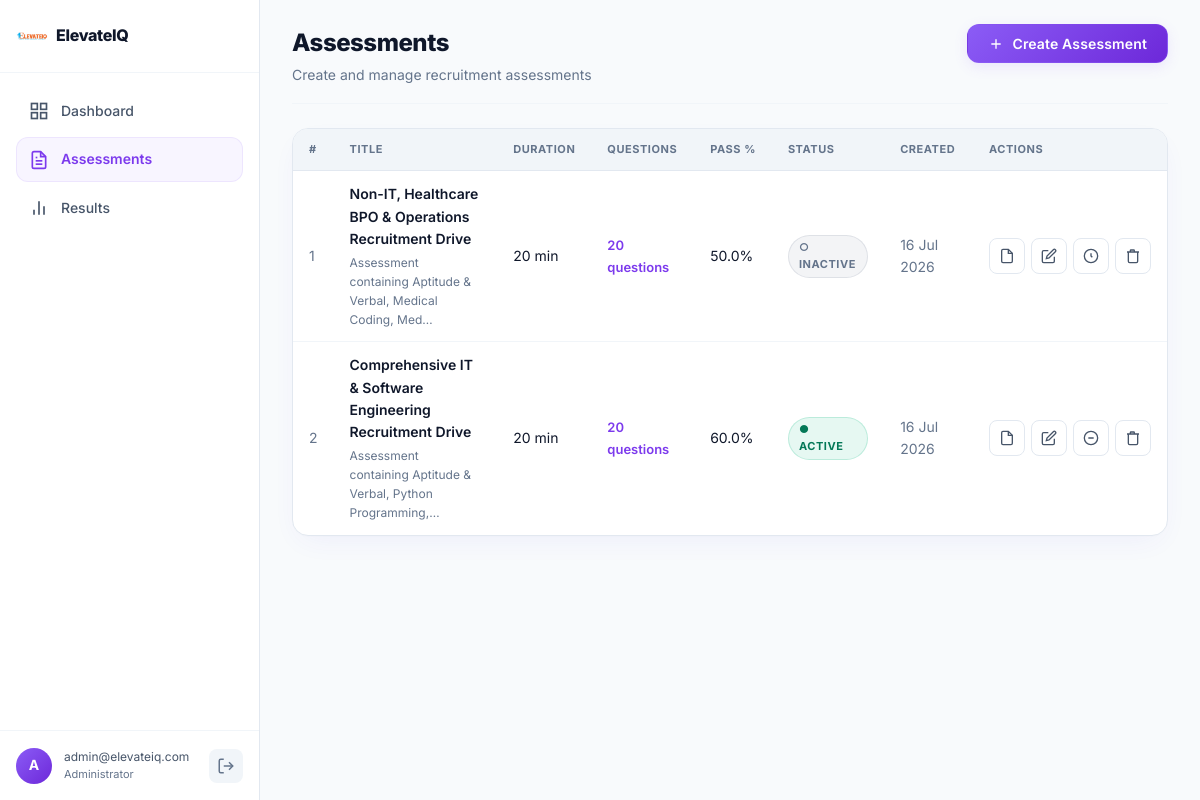
The app's page /admin/assessments (signed in) with its own data.
### models/models.py (models this page shows, shortened)
class Admin(db.Model, UserMixin):
    __tablename__ = 'admins'
    id = db.Column(db.Integer, primary_key=True)
    email = db.Column(db.String(255), unique=True, nullable=False, index=True)
    password_hash = db.Column(db.String(255), nullable=False)
    created_at = db.Column(db.DateTime, default=datetime.utcnow, nullable=False)

class Assessment(db.Model):
    __tablename__ = 'assessments'
    id = db.Column(db.Integer, primary_key=True)
    title = db.Column(db.String(255), nullable=False)
    description = db.Column(db.Text, nullable=True)
    duration = db.Column(db.Integer, nullable=False)          # minutes
    pass_percentage = db.Column(db.Float, nullable=False, default=60.0)
    status = db.Column(db.String(20), nullable=False, default='inactive')  # active | inactive
    created_at = db.Column(db.DateTime, default=datetime.utcnow, nullable=False)
    questions = db.relationship(
        'Question', backref='assessment', lazy='dynamic',
        cascade='all, delete-orphan', order_by='Question.id'
    )
    submissions = db.relationship(
        'Submission', backref='assessment', lazy='dynamic'
    )
    @property
    def question_count(self):
        return self.questions.count()
    def to_dict(self):
        return {
            'id': self.id,
            'title': self.title,
            'description': self.description,
            'duration': self.duration,
            'pass_percentage': self.pass_percentage,
            'status': self.status,
            'question_count': self.question_count,
            'created_at': self.created_at.isoformat(),
        }

### routes/admin.py (the view)
@admin_bp.route('/assessments')
@login_required
def assessments():
    all_assessments = Assessment.query.order_by(Assessment.created_at.desc()).all()
    return render_template('admin/assessments.html', assessments=all_assessments)

### templates/admin/assessments.html (shortened to what this page needs)
{% extends "base.html" %}
{% block body_class %}admin-page{% endblock %}
{% block body %}
<div class="admin-layout">
  <aside class="sidebar">
    <div class="sidebar-logo">
      <div class="logo-icon-sm">
        <img src="{{ url_for('static', filename='image.png') }}" alt="ElevateIQ Logo" />
      </div>
      <span class="sidebar-brand">ElevateIQ</span>
    </div>
    <nav class="sidebar-nav">
      <a href="{{ url_for('admin.dashboard') }}" class="nav-item"><svg width="20" height="20" viewBox="0 0 24 24" fill="none" stroke="currentColor" stroke-width="2"><rect x="3" y="3" width="7" height="7"/><rect x="14" y="3" width="7" height="7"/><rect x="14" y="14" width="7" height="7"/><rect x="3" y="14" width="7" height="7"/></svg>Dashboard</a>
      <a href="{{ url_for('admin.assessments') }}" class="nav-item active"><svg width="20" height="20" viewBox="0 0 24 24" fill="none" stroke="currentColor" stroke-width="2"><path d="M14 2H6a2 2 0 0 0-2 2v16a2 2 0 0 0 2 2h12a2 2 0 0 0 2-2V8z"/><polyline points="14 2 14 8 20 8"/><line x1="16" y1="13" x2="8" y2="13"/><line x1="16" y1="17" x2="8" y2="17"/><polyline points="10 9 9 9 8 9"/></svg>Assessments</a>
      <a href="{{ url_for('admin.results') }}" class="nav-item"><svg width="20" height="20" viewBox="0 0 24 24" fill="none" stroke="currentColor" stroke-width="2"><line x1="18" y1="20" x2="18" y2="10"/><line x1="12" y1="20" x2="12" y2="4"/><line x1="6" y1="20" x2="6" y2="14"/></svg>Results</a>
    </nav>
    <div class="sidebar-footer">
      <div class="admin-info">
        <div class="admin-avatar">{{ current_user.email[0].upper() }}</div>
        <div class="admin-details">
          <span class="admin-email">{{ current_user.email }}</span>
          <span class="admin-role">Administrator</span>
        </div>
      </div>
      <a href="{{ url_for('admin.logout') }}" class="btn-logout" title="Logout"><svg width="18" height="18" viewBox="0 0 24 24" fill="none" stroke="currentColor" stroke-width="2"><path d="M9 21H5a2 2 0 0 1-2-2V5a2 2 0 0 1 2-2h4"/><polyline points="16 17 21 12 16 7"/><line x1="21" y1="12" x2="9" y2="12"/></svg></a>
    </div>
  </aside>
  <main class="admin-main">
    <header class="page-header">
      <div>
        <h1 class="page-title">Assessments</h1>
        <p class="page-sub">Create and manage recruitment assessments</p>
      </div>
      <button class="btn btn-primary" onclick="openModal('createModal')">
        <svg width="16" height="16" viewBox="0 0 24 24" fill="none" stroke="currentColor" stroke-width="2"><line x1="12" y1="5" x2="12" y2="19"/><line x1="5" y1="12" x2="19" y2="12"/></svg>
        Create Assessment
      </button>
    </header>
    <div class="glass-card table-card">
      <div class="table-wrapper">
        <table class="data-table" id="assessmentsTable">
          <thead>
            <tr>
              <th>#</th>
              <th>Title</th>
              <th>Duration</th>
              <th>Questions</th>
              <th>Pass %</th>
              <th>Status</th>
              <th>Created</th>
              <th>Actions</th>
            </tr>
          </thead>
          <tbody>
            {% for a in assessments %}
            <tr>
              <td class="text-muted">{{ loop.index }}</td>
              <td>
                <div class="cell-primary">{{ a.title }}</div>
                {% if a.description %}
                <div class="cell-secondary">{{ a.description[:60] }}{% if a.description|length > 60 %}…{% endif %}</div>
                {% endif %}
              </td>
              <td>{{ a.duration }} min</td>
              <td>
                <a href="{{ url_for('admin.questions', assessment_id=a.id) }}" class="link-violet">
                  {{ a.question_count }} questions
                </a>
              </td>
              <td>{{ a.pass_percentage }}%</td>
              <td>
                <span class="badge {% if a.status == 'active' %}badge-active{% else %}badge-inactive{% endif %}">
                  {% if a.status == 'active' %}● Active{% else %}○ Inactive{% endif %}
                </span>
              </td>
              <td class="text-muted text-sm">{{ a.created_at.strftime('%d %b %Y') }}</td>
              <td>
                <div class="action-btns">
                  <a href="{{ url_for('admin.questions', assessment_id=a.id) }}" class="btn-icon" title="Questions">
                    <svg width="16" height="16" viewBox="0 0 24 24" fill="none" stroke="currentColor" stroke-width="2"><path d="M14 2H6a2 2 0 0 0-2 2v16a2 2 0 0 0 2 2h12a2 2 0 0 0 2-2V8z"/><polyline points="14 2 14 8 20 8"/></svg>
                  </a>
                  <button class="btn-icon" title="Edit" onclick="openEditModal({{ a.to_dict() | tojson }})">
                    <svg width="16" height="16" viewBox="0 0 24 24" fill="none" stroke="currentColor" stroke-width="2"><path d="M11 4H4a2 2 0 0 0-2 2v14a2 2 0 0 0 2 2h14a2 2 0 0 0 2-2v-7"/><path d="M18.5 2.5a2.121 2.121 0 0 1 3 3L12 15l-4 1 1-4 9.5-9.5z"/></svg>
                  </button>
                  <form method="POST" action="{{ url_for('admin.toggle_assessment_status', assessment_id=a.id) }}" style="display:inline">
                    <button type="submit" class="btn-icon {% if a.status == 'active' %}btn-icon-warning{% else %}btn-icon-success{% endif %}"
                      title="{{ 'Deactivate' if a.status == 'active' else 'Activate' }}">
                      {% if a.status == 'active' %}
                      <svg width="16" height="16" viewBox="0 0 24 24" fill="none" stroke="currentColor" stroke-width="2"><circle cx="12" cy="12" r="10"/><line x1="8" y1="12" x2="16" y2="12"/></svg>
                      {% else %}
                      <svg width="16" height="16" viewBox="0 0 24 24" fill="none" stroke="currentColor" stroke-width="2"><circle cx="12" cy="12" r="10"/><polyline points="12 8 12 12 14 14"/></svg>
                      {% endif %}
                    </button>
                  </form>
                  <button class="btn-icon btn-icon-danger" title="Delete"
                    onclick="deleteAssessment({{ a.id }}, '{{ a.title | e }}')">
                    <svg width="16" height="16" viewBox="0 0 24 24" fill="none" stroke="currentColor" stroke-width="2"><polyline points="3 6 5 6 21 6"/><path d="M19 6v14a2 2 0 0 1-2 2H7a2 2 0 0 1-2-2V6m3 0V4a1 1 0 0 1 1-1h4a1 1 0 0 1 1 1v2"/></svg>
                  </button>
                </div>
              </td>
            </tr>
            {% else %}
            <tr><td colspan="8" class="empty-row">No assessments yet. Create your first one!</td></tr>
            {% endfor %}
          </tbody>
        </table>
      </div>
    </div>
  </main>
</div>
{% endblock %}

### records on screen
Admin: email "A", email "admin@elevateiq.com"
Assessment: title "Non-IT, Healthcare BPO & Operations Recruitment Drive", description "Assessment containing Aptitude & Verbal, Medical Coding, Med", duration "20", question_count "20", pass_percentage "50.0", status "○ INACTIVE", created_at "16 Jul 2026"
Assessment: title "Comprehensive IT & Software Engineering Recruitment Drive", description "Assessment containing Aptitude & Verbal, Python Programming,", duration "20", question_count "20", pass_percentage "60.0", status "● ACTIVE", created_at "16 Jul 2026"
